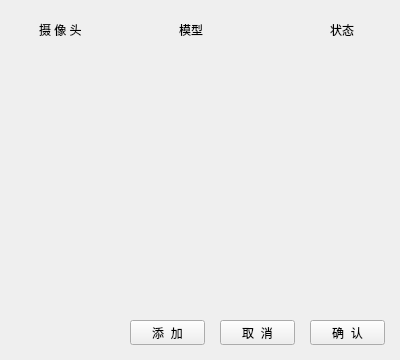
<?xml version="1.0" encoding="UTF-8"?>
<ui version="4.0">
 <class>Connections</class>
 <widget class="QWidget" name="Connections">
  <property name="geometry">
   <rect>
    <x>0</x>
    <y>0</y>
    <width>400</width>
    <height>360</height>
   </rect>
  </property>
  <property name="minimumSize">
   <size>
    <width>400</width>
    <height>360</height>
   </size>
  </property>
  <property name="maximumSize">
   <size>
    <width>400</width>
    <height>360</height>
   </size>
  </property>
  <property name="windowTitle">
   <string>匹配连接</string>
  </property>
  <widget class="QPushButton" name="addBtn">
   <property name="geometry">
    <rect>
     <x>130</x>
     <y>320</y>
     <width>75</width>
     <height>25</height>
    </rect>
   </property>
   <property name="text">
    <string>添  加</string>
   </property>
  </widget>
  <widget class="QPushButton" name="cancelBtn">
   <property name="geometry">
    <rect>
     <x>220</x>
     <y>320</y>
     <width>75</width>
     <height>25</height>
    </rect>
   </property>
   <property name="text">
    <string>取  消</string>
   </property>
  </widget>
  <widget class="QPushButton" name="comfirmBtn">
   <property name="geometry">
    <rect>
     <x>310</x>
     <y>320</y>
     <width>75</width>
     <height>25</height>
    </rect>
   </property>
   <property name="text">
    <string>确  认</string>
   </property>
  </widget>
  <widget class="QLabel" name="cameraLabel">
   <property name="geometry">
    <rect>
     <x>39</x>
     <y>20</y>
     <width>50</width>
     <height>20</height>
    </rect>
   </property>
   <property name="text">
    <string>摄 像 头</string>
   </property>
   <property name="alignment">
    <set>Qt::AlignLeading|Qt::AlignLeft|Qt::AlignVCenter</set>
   </property>
  </widget>
  <widget class="QLabel" name="modelLabel">
   <property name="geometry">
    <rect>
     <x>179</x>
     <y>20</y>
     <width>50</width>
     <height>20</height>
    </rect>
   </property>
   <property name="text">
    <string>模型</string>
   </property>
   <property name="alignment">
    <set>Qt::AlignLeading|Qt::AlignLeft|Qt::AlignVCenter</set>
   </property>
  </widget>
  <widget class="QLabel" name="statusLabel">
   <property name="geometry">
    <rect>
     <x>330</x>
     <y>20</y>
     <width>50</width>
     <height>20</height>
    </rect>
   </property>
   <property name="text">
    <string>状态</string>
   </property>
   <property name="alignment">
    <set>Qt::AlignLeading|Qt::AlignLeft|Qt::AlignVCenter</set>
   </property>
  </widget>
 </widget>
 <resources/>
 <connections/>
</ui>
